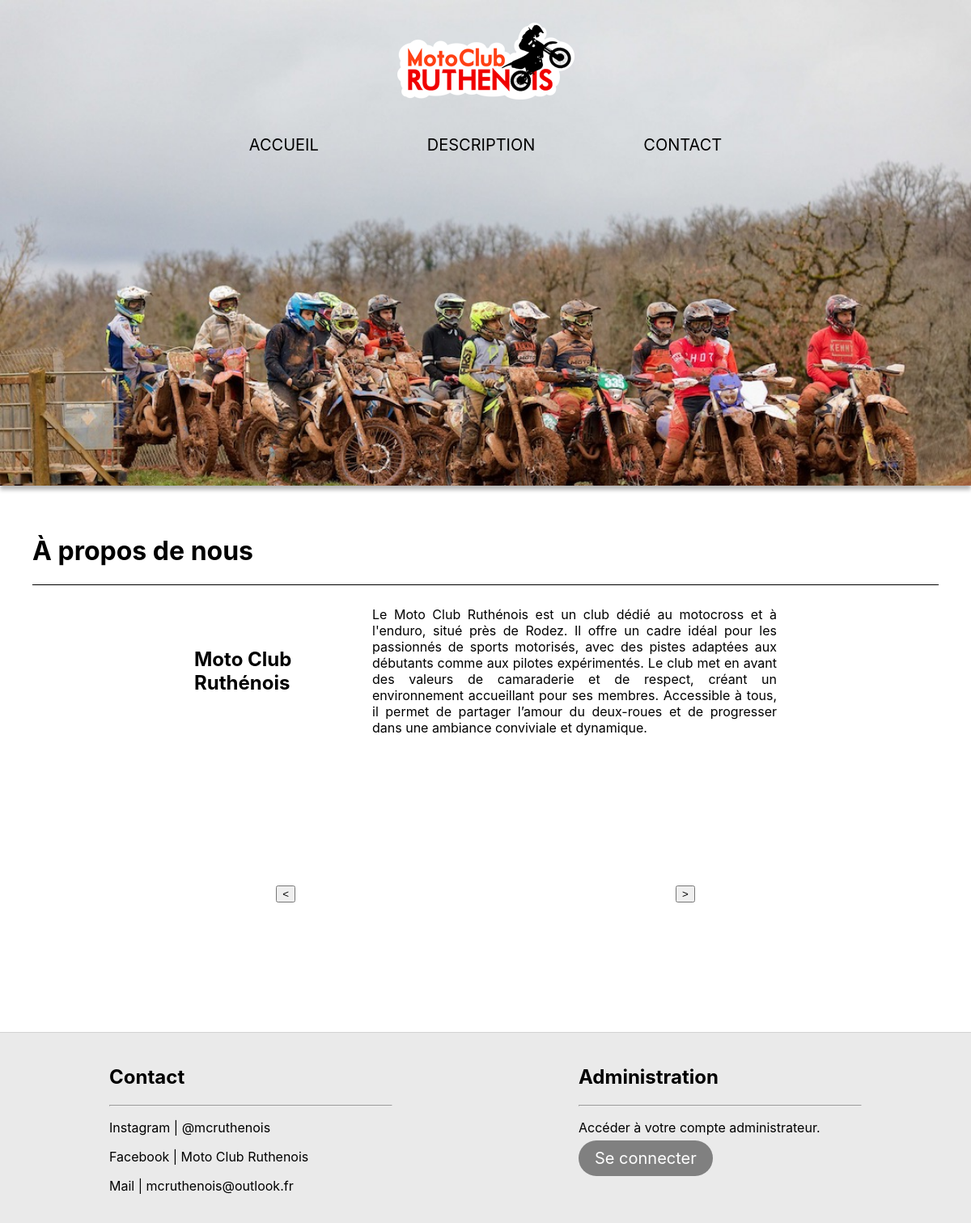
The page / on the database its author committed.
### tables this page shows
CREATE TABLE club(
    nom varchar(50) PRIMARY KEY,
    mail varchar(320) NOT NULL,
    insta varchar(100),
    facebook varchar(100),
    description TEXT
);

### routage/Router.php (called while the page is built, shortened)
<?php
class Router{
    public function route($dataBaseSource){
        $controller = new $controllerQualifiedName();
        $action = HttpParam::getParam("action") ?: 'index';
        if ($dataBaseSource != null) {
            $view = $controller->$action($dataBaseSource->getPdo());
        } else {
            $view = $controller->$action();
        }
        $view->render();
    }
}

### service/AccueilService.php (called while the page is built)
<?php
class AccueilService {
    public function getInfosClub($pdo){
        $sql = "SELECT mail, facebook, insta, description, nom FROM club";
        $searchStmt = $pdo->query($sql);
        $articles = $searchStmt->fetchAll(PDO::FETCH_ASSOC);
        return $articles;
    }
}

### controller/AccueilController.php (called while the page is built)
<?php
include("service/AccueilService.php");
class AccueilController{
    private $accueilService;
    public function __construct(){
        $this->accueilService = new AccueilService();
    }
    public function index($pdo) {
        $infos = $this->accueilService->getInfosClub($pdo);
        $view = new View("accueil");
        foreach($infos as $info){
            $view->addValue("mail", $info['mail']);
            $view->addValue("insta", $info['insta']);
            $view->addValue("facebook", $info['facebook']);
            $view->addValue("description", $info['description']);
            $view->addValue("nom", $info['nom']);
        }
        return $view;
    }
}

### view/accueil.php (the view, shortened to what this page needs)
<div class="contenu">
    <div class="titre-contenu">
        <h1>À propos de nous</h1>
        <div class="line"></div>
    </div>
    <section>
        <section id="desc-club">
            <h2><?php echo $nom; ?></h2>
            <p><?php echo $description; ?></p>
        </section>
        <div id="carrousel">
            <button id="prevButton" class="carousel-button" onclick="showPrevImage()"><</button>
            <section id="image-viewer">
            </section>
            <button id="prevButton" class="carousel-button" onclick="showNextImage()">></button>
        </div>
    </section>
</div>

### index.php (shortened to what this page needs)
<!DOCTYPE html>
<html>
    <head>
        <link rel="stylesheet" type="text/css" href="./css/print.css" media="print">
        <link rel="stylesheet" type="text/css" href="./css/police.css">
        <link rel="stylesheet" type="text/css" href="./css/form.css">
        <link rel="stylesheet" type="text/css" href="./css/style.css">
        <link rel="stylesheet" type="text/css" href="./css/mediaQueries.css">
    </head>
    <body>
<?php
include("routage/View.php");
include("routage/Router.php");
$dataBaseSource = new DataBaseSource(
    $host = 'mysql-vins.alwaysdata.net',
    $port = '3306',
    $db = 'vins_mcr',
    $user = 'vins',
    $pass = 'mcrroot'
);
$router = new Router();
$router->route($dataBaseSource);
?>
    </body>
</html>

### routage/View.php
<?php
class View{
    private $path;
    private $values;
    public function __construct($path){
        $this->path = $path;
        $this->values = array();
    }
    public function addValue($key, $value){
        $this->values[$key] = $value;
        return $this;
    }
    public function render(){
        extract($this->values);
        if($this->path != "connexion"){
            include("view/header.php");
        }
        require("view/" . $this->path . ".php");
        if($this->path != "connexion"){
            include("view/footer.php");
        }
    }
}

### view/header.php (shortened to what this page needs)
<?php
$isLog = isset($_SESSION["mail"]) && isset($_SESSION["id"]) && $_SESSION["id"] == session_id();
?>
<header>
    <div id="logo-container"><img id="logo" src="img/logo-100.png" /></div>
    <div class="container-menu">
        <nav class="menu">
            <a href="index.php">ACCUEIL</a>
            <a href="index.php?controller=Description">DESCRIPTION</a>
            <a href="index.php?controller=Contact">CONTACT</a>
        </nav>
    </div>
</header>

### view/footer.php (shortened to what this page needs)
<footer>
    <section>
        <h2>Contact</h2>
        <hr>
        <p>Instagram | <a class="link-in-footer" href="https://www.instagram.com/mcruthenois">@mcruthenois</a></p>
        <p>Facebook | <a class="link-in-footer" href="https://www.facebook.com/MCRuthenois">Moto Club Ruthenois</a></p>
        <p>Mail | <a class="link-in-footer" href="index.php?controller=Contact">mcruthenois@outlook.fr</a></p>
    </section>
    <section>
        <h2>Administration</h2>
        <hr>
        <?php
        if(!$isLog){
        ?>
        <p>Accéder à votre compte administrateur.</p> <a id="go-to-connexion" href="index.php?controller=Compte">Se connecter</a>
        <?php
        }
        ?>
    </section>
</footer>

### css/police.css (style rules this page uses)
body { font-family: 'Inter', sans-serif; font-weight: normal; }
a { font-size: 15pt; }
a.link-in-footer { font-size: 16px; }
h1 { font-weight: bold; font-size: 24pt; }

### css/style.css (style rules this page uses)
body { display: flex; margin: 0; align-items: stretch; flex-direction: column; justify-content: center; height: 100%; user-select: none; -webkit-user-select: none; }
a { text-decoration: none; color: black; cursor: pointer; }
div.contenu { display: flex; flex-direction: column; align-items: stretch; }
div.titre-contenu { margin-top: 40px; margin-left: 40px; margin-right: 40px; display: flex; flex-direction: column; align-items: stretch; }
div.line { background-color: black; height: 1px; }
#logo { margin-top: 25px; transition: all 0.4s ease; }
header { display: flex; flex-direction: column; align-items: stretch; justify-content: flex-start; gap: 35px; background-image: url(../img/fond\ club-2.jpg); height: 600px; background-size: cover; background-repeat: no-repeat; box-shadow: 0 5px 5px rgba(0, 0, 0, 0.3); }
#logo-container { display: flex; align-items: center; flex-direction: column; }
.menu { display: flex; justify-content: center; gap: 10%; align-items: center; flex-wrap: wrap; width: 100%; }
.menu a { padding: 5px; border: 2px solid transparent; }
.container-menu { display: flex; flex-direction: column; align-items: center; justify-content: center; }
footer { display: flex; justify-content: space-around; padding: 20px; background: #EAEAEA; border-top: 1px solid lightgray; flex-wrap: wrap; }
footer section { width: 350px; }
#go-to-connexion { background: gray; border-radius: 50px; padding: 20px; padding-bottom: 10px; padding-top: 10px; color: white; cursor: pointer; }
#desc-club { display: flex; flex-direction: row; align-items: center; justify-content: center; gap: 20px; padding: 10px 40px 10px 40px; }
#desc-club h2 { width: 200px; }
#desc-club p { width: 500px; text-align: justify; }
#carrousel { display: flex; flex-direction: row; justify-content: center; align-items: center; padding: 20px; gap: 10px; }
#image-viewer { display: flex; width: 450px; height: 300px; align-items: center; justify-content: center; }

### rows shown on the page
club: nom "Moto Club Ruthénois", description "Le Moto Club Ruthénois est un club dédié au motocross et à l'enduro, situé près de Rodez. Il offre un cadre idéal pour les passionnés de sports motorisés, avec des pistes adaptées aux débutants comme aux pilotes expérimentés. Le club met en avant des valeurs de camaraderie et de respect, créant un environnement accueillant pour ses membres. Accessible à tous, il permet de partager l’amour du deux-roues et de progresser dans une ambiance conviviale et dynamique."
